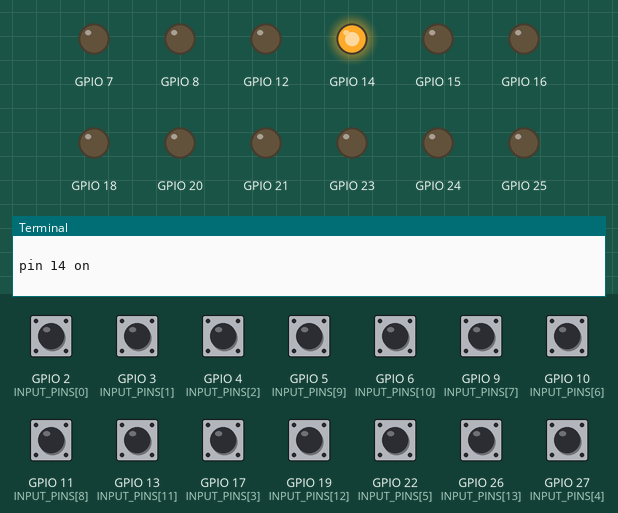
A program run on a simulated Raspberry Pi (BCM pin numbers). Parts: output pins drawn as LEDs (lit = HIGH), the last lines printed to the terminal. The test bench sets the inputs (shaded band); at power-on: GPIO 2 (INPUT_PINS[0]), GPIO 3 (INPUT_PINS[1]), GPIO 4 (INPUT_PINS[2]), GPIO 5 (INPUT_PINS[9]), GPIO 6 (INPUT_PINS[10]), GPIO 9 (INPUT_PINS[7]), GPIO 10 (INPUT_PINS[6]), GPIO 11 (INPUT_PINS[8]), GPIO 13 (INPUT_PINS[11]), GPIO 17 (INPUT_PINS[3]), GPIO 19 (INPUT_PINS[12]), GPIO 22 (INPUT_PINS[5]), GPIO 26 (INPUT_PINS[13]), GPIO 27 (INPUT_PINS[4]) HIGH.

Above: at 1.2 s.
1.3 s: GPIO 2 (INPUT_PINS[0]) pulled LOW for 0.15 s
At 2.5 s:
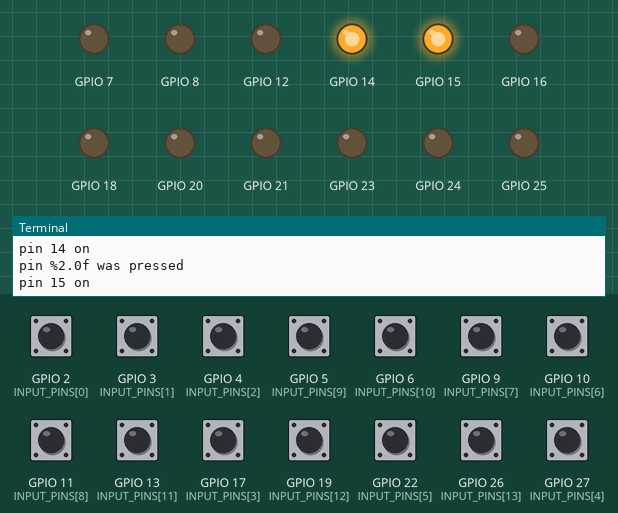
At 12.6 s:
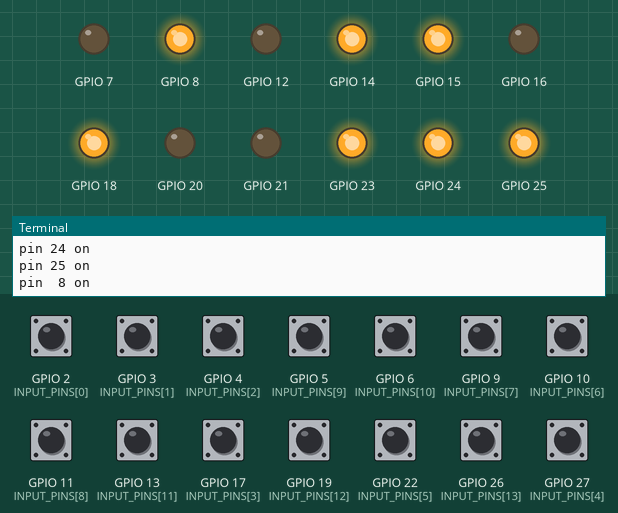
Timing chart, 0 to 23.5 s (numbered marks = the images above; inputs shaded):
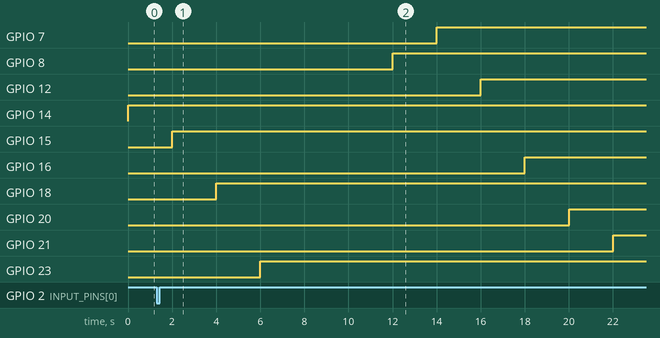

The program:

inputs_outputs.py
```python
from RPi import GPIO
from time import sleep

# Fix for Python 2
try:
    input = raw_input
except NameError:
    pass

GPIO.setmode(GPIO.BCM)
GPIO.setwarnings(False)

PULL = GPIO.PUD_UP
EDGE = GPIO.FALLING
BOUNCE = 1000

INPUT_PINS = [2, 3, 4, 17, 27, 22, 10, 9, 11, 5, 6, 13, 19, 26] # inside pins
OUTPUT_PINS = [14, 15, 18, 23, 24, 25, 8, 7, 12, 16, 20, 21] # outside pins

def gpio_setup():
    """
    Setup all GPIO pins in the list as inputs.
    """

    for pin in INPUT_PINS:
        GPIO.setup(pin, GPIO.IN, PULL)
        GPIO.add_event_detect(pin, EDGE, callback, BOUNCE)

    for pin in OUTPUT_PINS:
        GPIO.setup(pin, GPIO.OUT)


def callback(pin):
    """
    Callback function to print which GPIO pin was pressed.
    """

    print("pin %2.0f was pressed")


def all_outputs_on(step=0, reverse=False):
    """
    Set each GPIO output pin to high in sequence (reversed if `reverse` is
    True) with a pause between each one of a number of seconds given in `step`.
    """

    pins = reversed(OUTPUT_PINS) if reverse else OUTPUT_PINS

    for pin in pins:
        GPIO.output(pin, True)
        print("pin %2.0f on" % pin)
        sleep(step)


def all_outputs_off(step=0, reverse=False):
    """
    Set each GPIO output pin to low in sequence (reversed if `reverse` is True)
    with a pause between each one of a number of seconds given in `step`.
    """

    pins = reversed(OUTPUT_PINS) if reverse else OUTPUT_PINS

    for pin in pins:
        GPIO.output(pin, False)
        print("pin %2.0f off" % pin)
        sleep(step)


def main():
    gpio_setup()

    print('')

    while True:
        all_outputs_on(step=2)
        all_outputs_off(step=2)

    GPIO.cleanup()

if __name__ == '__main__':
    try:
        main()
    except KeyboardInterrupt:
        GPIO.cleanup()
```
